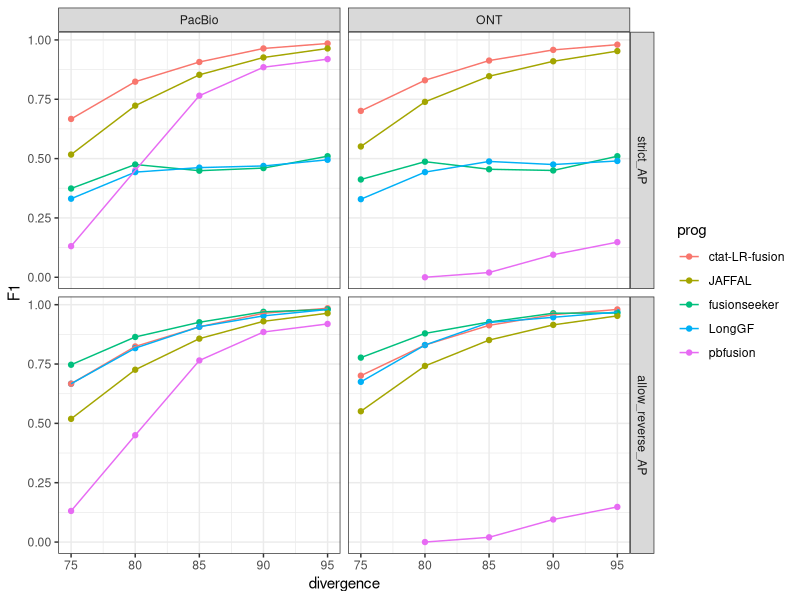
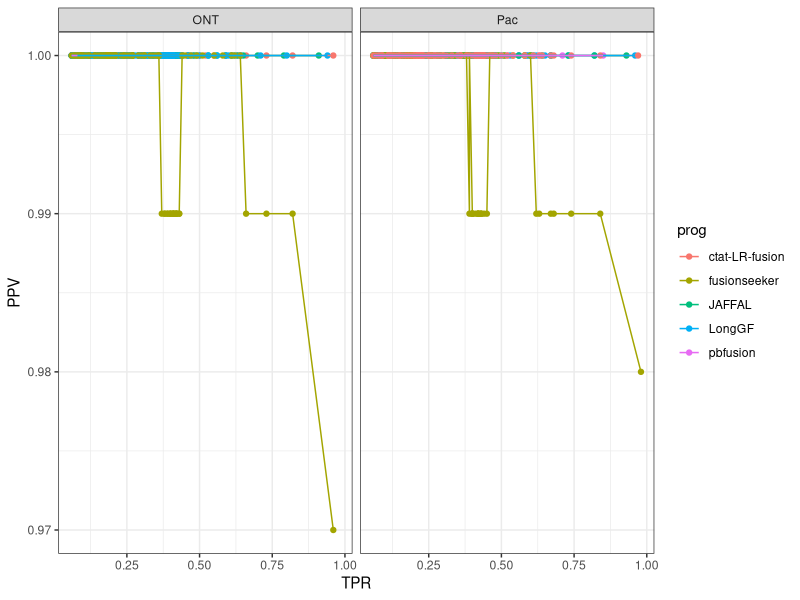
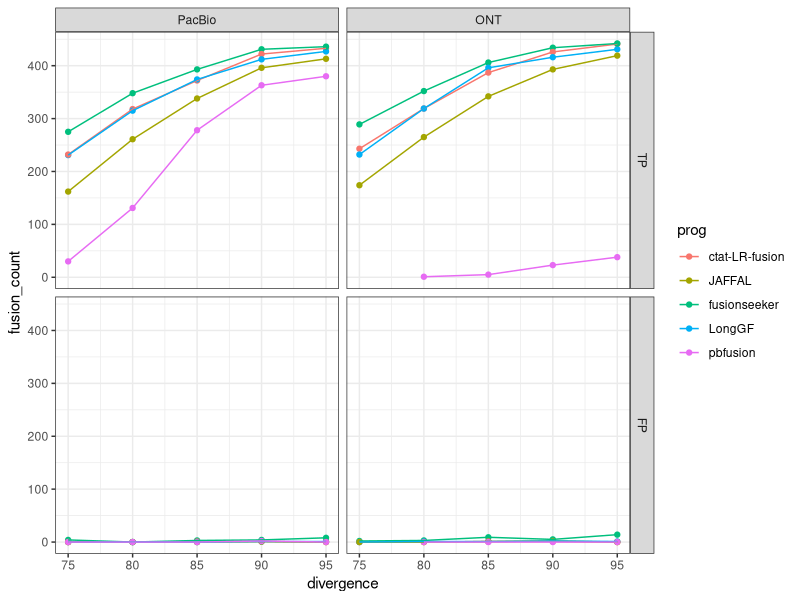
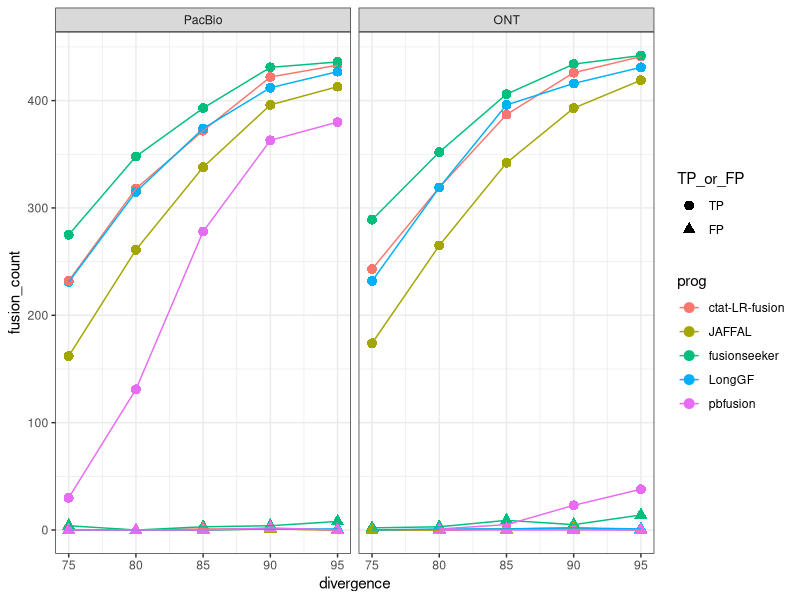
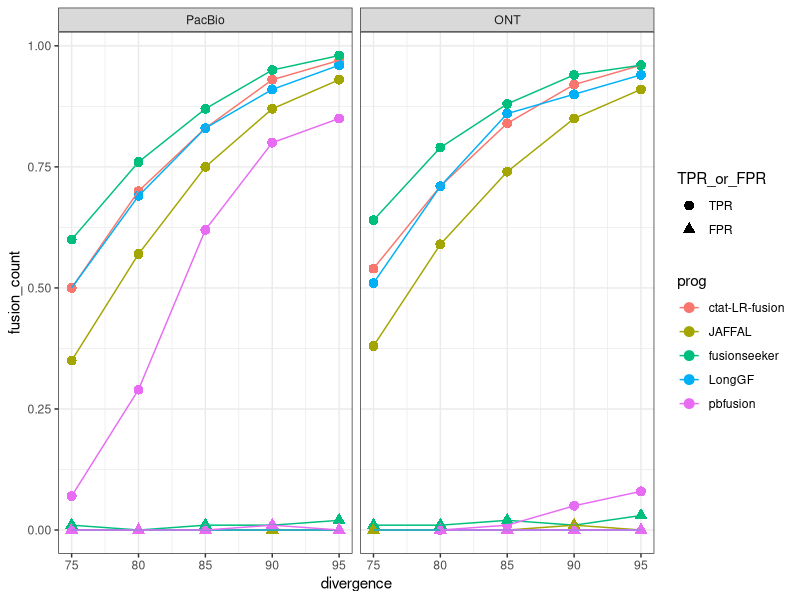
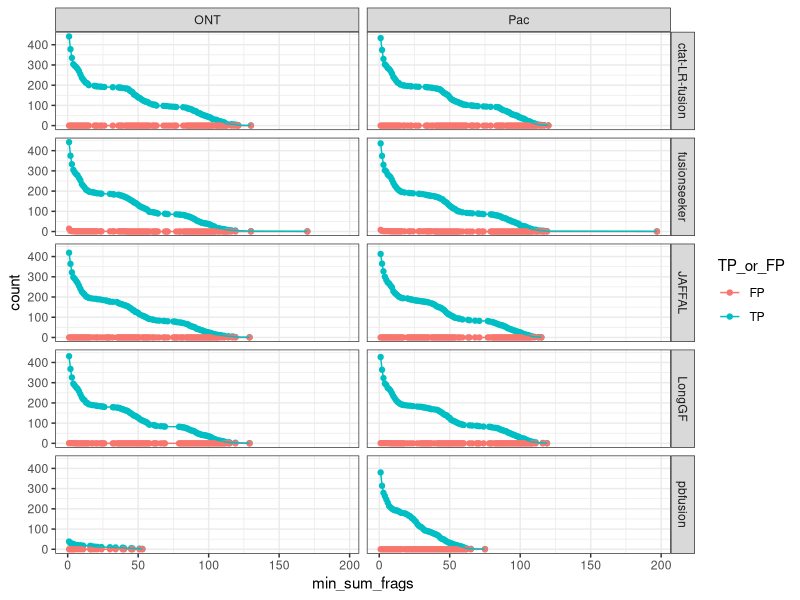
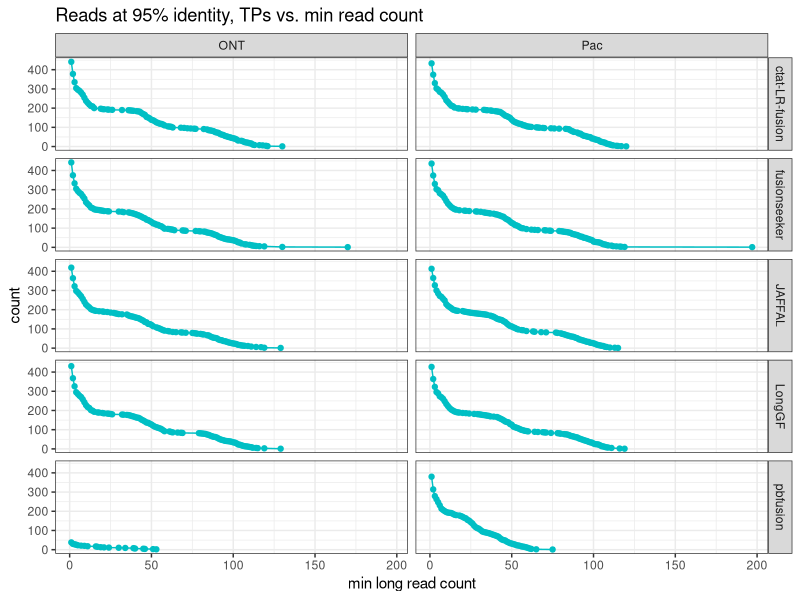
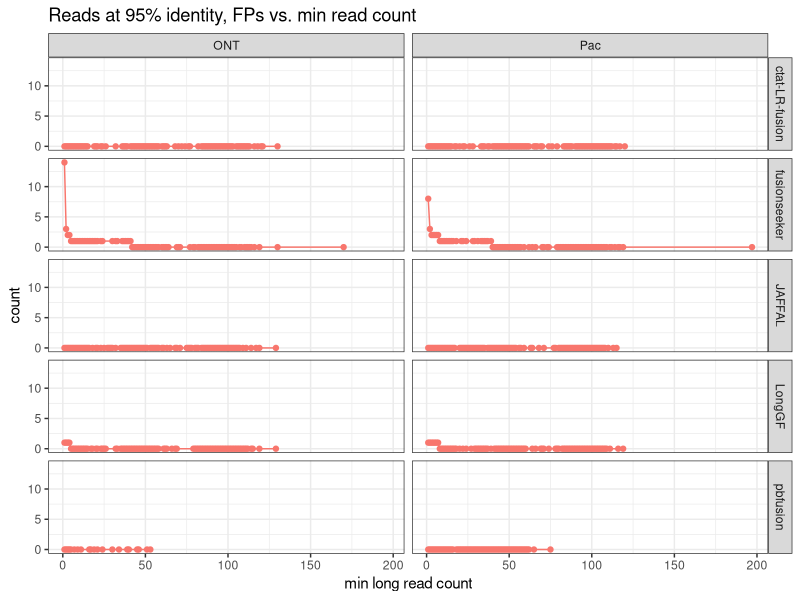

R code for these plots, in order:
## ---- chunk 1
knitr::opts_chunk$set(echo = TRUE)
library(tidyverse)
## ---- chunk 2

# parse accuracy statistics from benchmarking:

ROC_strict_results = read.table("data/strict_allow_paralogs.combined_results.ROC.tsv", header=T, sep="\t", stringsAsFactors = F)
ROC_strict_results$analysisType="strict_AP"

ROC_allow_reverse_results = read.table("data/allow_rev_and_paralogs.combined_results.ROC.tsv", header=T, sep="\t", stringsAsFactors = F)
ROC_allow_reverse_results$analysisType="allow_reverse_AP"



ROC_data = bind_rows(ROC_strict_results,
                     ROC_allow_reverse_results)


ROC_data = ROC_data %>% filter(prog %in% c(
                                   'pbfusion',
                                   'fusionseeker',
                                   'LongGF',
                                   'JAFFAL',
                                   'ctat-LR-fusion')
                       )


# write supplementary data file
write.table(ROC_data, file="Table_Sx-benchmarking_JAFFAL_sim_badread_fusions.tsv", quote=F, sep="\t", row.names=F)


# extract the maximum F1 value for each program and target data set: 

max_F1_data = ROC_data %>% group_by(analysisType, prog, seqtype, divergence) %>% 
    arrange(desc(F1)) %>% filter(row_number() == 1) %>% ungroup()


# rank programs 

ranked_progs = max_F1_data  %>% group_by(prog) %>% summarize(mean_F1 = mean(F1)) %>% arrange(desc(mean_F1))

max_F1_data$prog = factor(max_F1_data$prog, levels=ranked_progs$prog)

max_F1_data$analysisType = factor(max_F1_data$analysisType, levels=c('strict_AP', 'allow_reverse_AP'))

max_F1_data = max_F1_data %>% mutate(seqtype = ifelse(seqtype == "Pac", "PacBio", seqtype))


max_F1_data$seqtype = factor(max_F1_data$seqtype, levels=c("PacBio", "ONT"))


## ---- chunk 3

p_F1_linepoint = max_F1_data %>% 
    filter(analysisType %in% c('strict_AP', 'allow_reverse_AP')) %>%
    ggplot() + theme_bw() +
    geom_point(aes(x=divergence, y=F1, color=prog)) +
    geom_line(aes(x=divergence, y=F1, group=prog, color=prog)) +
    facet_grid(vars(analysisType), vars(seqtype))


p_F1_linepoint

## ---- chunk 4

ggsave(p_F1_linepoint, filename="jaffal_simdata_accuracy.F1.paperfig.svg", width=8, height=7)

## ---- chunk 5

ROC_data %>% filter(analysisType == "allow_reverse_AP") %>% 
         filter(divergence == 95) %>%
         filter(TPR > 0.05) %>%
    ggplot(aes(x=TPR, y=PPV)) + geom_point(aes(color=prog)) + 
    geom_line(aes(groups=prog, color=prog)) +
    theme_bw() + 
    facet_wrap(~seqtype)


## ---- chunk 6

max_F1_data %>% 
    filter(analysisType == "allow_reverse_AP") %>%
    select(seqtype, divergence, prog, TP, FP) %>% filter(prog=='LongGF') %>%
    gather(key = TP_or_FP, value=fusion_count, TP, FP) %>% arrange(seqtype, divergence)

## ---- chunk 7
# show counts of TP and FP

max_F1_data %>% 
    filter(analysisType == "allow_reverse_AP") %>%
    select(seqtype, divergence, prog, TP, FP) %>% 
    gather(key = TP_or_FP, value=fusion_count, TP, FP) %>%
    mutate(TP_or_FP = factor(TP_or_FP, levels=c('TP', 'FP'))) %>%
    ggplot(aes(x=divergence, y=fusion_count)) + theme_bw() +
    geom_point(aes(color=prog)) + geom_line(aes(group=prog, color=prog)) +
    facet_grid(vars(TP_or_FP), vars(seqtype))

## ---- chunk 8

max_F1_data %>% 
    filter(analysisType == "allow_reverse_AP") %>%
    select(seqtype, divergence, prog, TP, FP) %>% 
    gather(key = TP_or_FP, value=fusion_count, TP, FP) %>%
    mutate(TP_or_FP = factor(TP_or_FP, levels=c('TP', 'FP'))) %>%
    mutate(prog_TP_or_FP = paste(prog, TP_or_FP)) %>%
    ggplot(aes(x=divergence, y=fusion_count)) + theme_bw() +
    geom_point(aes(color=prog, shape=TP_or_FP), size=rel(3)) + 
    geom_line(aes(group=prog_TP_or_FP, color=prog)) +
    facet_wrap(~seqtype)


## ---- chunk 9

max_F1_data %>% 
    filter(analysisType == "allow_reverse_AP") %>%
    mutate(FPR = 1 - PPV) %>%
    select(seqtype, divergence, prog, TPR, FPR) %>% 
    gather(key = TPR_or_FPR, value=fusion_count, TPR, FPR) %>%
    mutate(TPR_or_FPR = factor(TPR_or_FPR, levels=c('TPR', 'FPR'))) %>%
    mutate(prog_TPR_or_FPR = paste(prog, TPR_or_FPR)) %>%
    ggplot(aes(x=divergence, y=fusion_count)) + theme_bw() +
    geom_point(aes(color=prog, shape=TPR_or_FPR), size=rel(3)) + 
    geom_line(aes(group=prog_TPR_or_FPR, color=prog)) +
    facet_wrap(~seqtype)


## ---- chunk 10

ROC_data %>% filter(analysisType == "allow_reverse_AP") %>% 
         filter(divergence == 95) %>%
         #filter(TPR > 0.05) %>%
         select(seqtype, prog, min_sum_frags, TP, FP) %>% gather(key='TP_or_FP', value='count', TP, FP) %>%
    ggplot(aes(x=min_sum_frags, y=count)) + geom_point(aes(color=TP_or_FP)) + geom_line(aes(groups=prog, color=TP_or_FP)) +
    #geom_line(aes(groups=prog, color=prog)) +
    theme_bw() + 
    # facet_wrap(~seqtype)
    facet_grid(vars(prog), vars(seqtype))


## ---- chunk 11


ROC_data %>% filter(analysisType == "allow_reverse_AP") %>% 
         filter(divergence == 95) %>%
         #filter(TPR > 0.05) %>%
         select(seqtype, prog, min_sum_frags, TP, FP) %>% gather(key='TP_or_FP', value='count', TP, FP) %>%
    filter(TP_or_FP == 'TP') %>%
   
    ggplot(aes(x=min_sum_frags, y=count)) + geom_point(color='#00BFC4') + geom_line(aes(groups=prog), color='#00BFC4') +
    #geom_line(aes(groups=prog, color=prog)) +
    theme_bw() + 
    # facet_wrap(~seqtype)
    facet_grid(vars(prog), vars(seqtype)) + 
    xlab("min long read count") +
    ggtitle("Reads at 95% identity, TPs vs. min read count")


## ---- chunk 12


ROC_data %>% filter(analysisType == "allow_reverse_AP") %>% 
         filter(divergence == 95) %>%
         #filter(TPR > 0.05) %>%
         select(seqtype, prog, min_sum_frags, TP, FP) %>% gather(key='TP_or_FP', value='count', TP, FP) %>%
    filter(TP_or_FP == 'FP') %>%
   
    ggplot(aes(x=min_sum_frags, y=count)) + geom_point(color='#F8766D') + geom_line(aes(groups=prog), color='#F8766D') +
    #geom_line(aes(groups=prog, color=prog)) +
    theme_bw() + 
    # facet_wrap(~seqtype)
    facet_grid(vars(prog), vars(seqtype)) + 
    xlab("min long read count") +
    ggtitle("Reads at 95% identity, FPs vs. min read count")


## ---- chunk 13

# parse accuracy statistics from benchmarking:

PR_AUC_strict_results = read.table("data/strict_allow_paralogs.combined_results.PR_AUC.tsv", header=T, sep="\t", stringsAsFactors = F)
PR_AUC_strict_results$analysisType="strict_AP"

PR_AUC_allow_reverse_results = read.table("data/allow_rev_and_paralogs.combined_results.PR_AUC.tsv", header=T, sep="\t", stringsAsFactors = F)
PR_AUC_allow_reverse_results$analysisType="allow_reverse_AP"



PR_AUC_data = bind_rows(PR_AUC_strict_results,
                        PR_AUC_allow_reverse_results)


PR_AUC_data = PR_AUC_data %>% filter(prog %in% c(
                                   'pbfusion',
                                   'fusionseeker',
                                   'LongGF',
                                   'JAFFAL',
                                   'ctat-LR-fusion')
                       )

PR_AUC_data %>% head()
## ---- chunk 14

# rank programs 

ranked_progs = PR_AUC_data  %>% group_by(prog) %>% summarize(mean_AUC = mean(AUC)) %>% arrange(desc(mean_AUC))

PR_AUC_data$prog = factor(PR_AUC_data$prog, levels=ranked_progs$prog)

PR_AUC_data$analysisType = factor(PR_AUC_data$analysisType, levels=c('strict_AP', 'allow_reverse_AP'))

PR_AUC_data = PR_AUC_data %>% mutate(seqtype = ifelse(seqtype == "Pac", "PacBio", seqtype))


PR_AUC_data$seqtype = factor(PR_AUC_data$seqtype, levels=c("PacBio", "ONT"))


## ---- chunk 15

p_AUC_linepoint = PR_AUC_data %>% 
    filter(analysisType %in% c('strict_AP', 'allow_reverse_AP')) %>%
    ggplot() + theme_bw() +
    geom_point(aes(x=divergence, y=AUC, color=prog)) +
    geom_line(aes(x=divergence, y=AUC, group=prog, color=prog)) +
    facet_grid(vars(analysisType), vars(seqtype))


p_AUC_linepoint

## ---- chunk 16

ggsave(p_AUC_linepoint, filename="jaffal_simdata_accuracy.PR_AUC.paperfig.svg", width=8, height=7)

